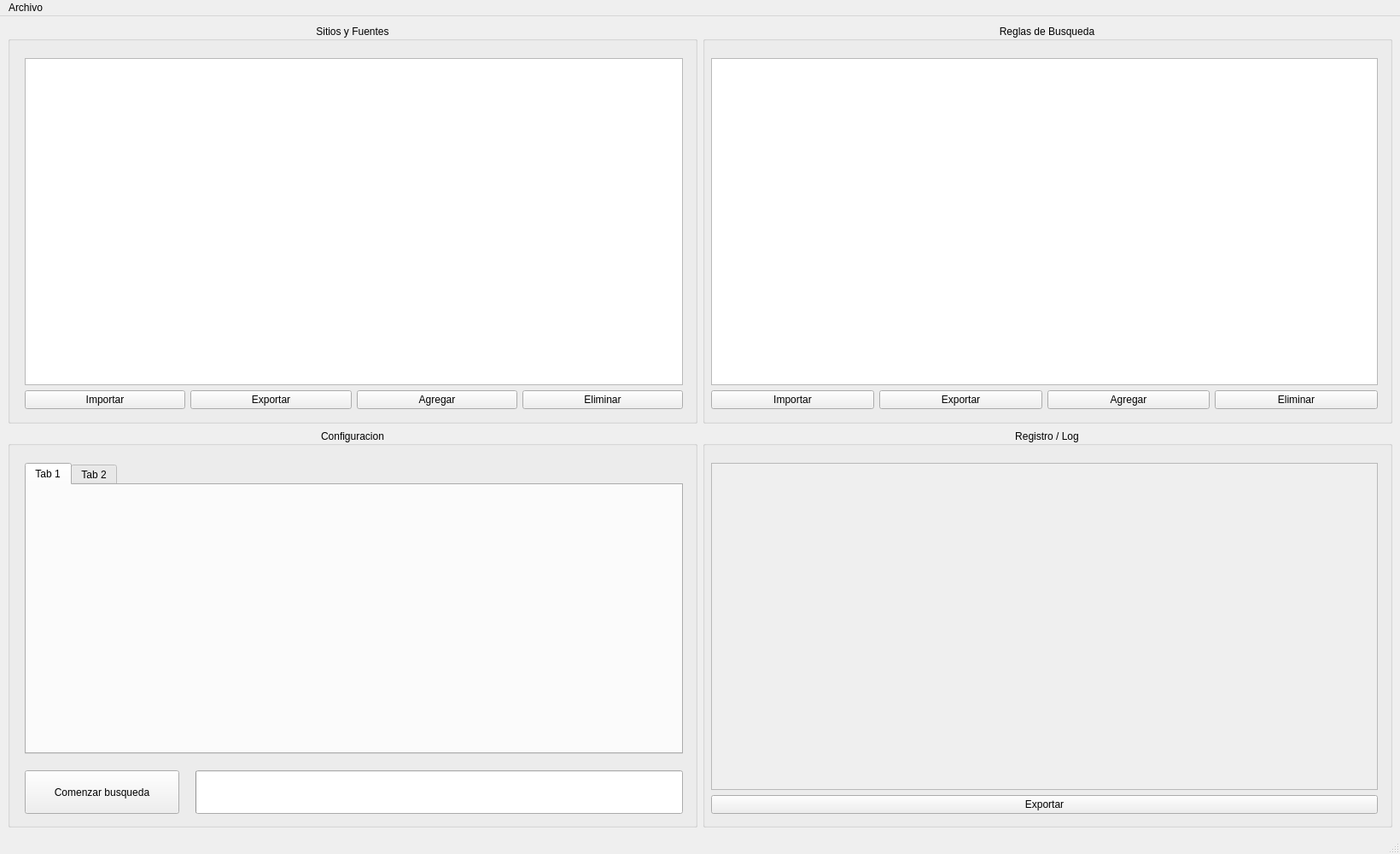
<?xml version="1.0" encoding="UTF-8"?>
<ui version="4.0">
 <class>PanelWindow</class>
 <widget class="QMainWindow" name="PanelWindow">
  <property name="geometry">
   <rect>
    <x>0</x>
    <y>0</y>
    <width>1640</width>
    <height>1000</height>
   </rect>
  </property>
  <property name="sizePolicy">
   <sizepolicy hsizetype="Maximum" vsizetype="Maximum">
    <horstretch>0</horstretch>
    <verstretch>0</verstretch>
   </sizepolicy>
  </property>
  <property name="minimumSize">
   <size>
    <width>1640</width>
    <height>1000</height>
   </size>
  </property>
  <property name="windowTitle">
   <string>Main Panel | SpiderMatch</string>
  </property>
  <property name="windowIcon">
   <iconset>
    <normaloff>../assets/icon_teal.png</normaloff>../assets/icon_teal.png</iconset>
  </property>
  <widget class="QWidget" name="centralwidget">
   <property name="sizePolicy">
    <sizepolicy hsizetype="Expanding" vsizetype="Expanding">
     <horstretch>0</horstretch>
     <verstretch>0</verstretch>
    </sizepolicy>
   </property>
   <property name="minimumSize">
    <size>
     <width>1640</width>
     <height>900</height>
    </size>
   </property>
   <layout class="QGridLayout" name="gridLayout">
    <item row="1" column="0">
     <widget class="QGroupBox" name="config_group_box">
      <property name="sizePolicy">
       <sizepolicy hsizetype="Expanding" vsizetype="Expanding">
        <horstretch>0</horstretch>
        <verstretch>0</verstretch>
       </sizepolicy>
      </property>
      <property name="title">
       <string>Configuracion</string>
      </property>
      <property name="alignment">
       <set>Qt::AlignCenter</set>
      </property>
      <widget class="QTabWidget" name="config_tabs">
       <property name="geometry">
        <rect>
         <x>20</x>
         <y>40</y>
         <width>771</width>
         <height>341</height>
        </rect>
       </property>
       <property name="currentIndex">
        <number>0</number>
       </property>
       <widget class="QWidget" name="generalTab">
        <attribute name="title">
         <string>Tab 1</string>
        </attribute>
       </widget>
       <widget class="QWidget" name="generalTab2">
        <attribute name="title">
         <string>Tab 2</string>
        </attribute>
       </widget>
      </widget>
      <widget class="QPushButton" name="start_search_button">
       <property name="geometry">
        <rect>
         <x>20</x>
         <y>400</y>
         <width>181</width>
         <height>51</height>
        </rect>
       </property>
       <property name="text">
        <string>Comenzar busqueda</string>
       </property>
      </widget>
      <widget class="QProgressBar" name="progress_bar">
       <property name="geometry">
        <rect>
         <x>220</x>
         <y>400</y>
         <width>571</width>
         <height>51</height>
        </rect>
       </property>
      </widget>
     </widget>
    </item>
    <item row="0" column="0">
     <widget class="QGroupBox" name="sites_group_box">
      <property name="sizePolicy">
       <sizepolicy hsizetype="Expanding" vsizetype="Expanding">
        <horstretch>0</horstretch>
        <verstretch>0</verstretch>
       </sizepolicy>
      </property>
      <property name="title">
       <string>Sitios y Fuentes</string>
      </property>
      <property name="alignment">
       <set>Qt::AlignCenter</set>
      </property>
      <widget class="QWidget" name="">
       <property name="geometry">
        <rect>
         <x>20</x>
         <y>40</y>
         <width>771</width>
         <height>411</height>
        </rect>
       </property>
       <layout class="QVBoxLayout" name="verticalLayout">
        <item>
         <widget class="QListView" name="site_list_view"/>
        </item>
        <item>
         <layout class="QHBoxLayout" name="horizontalLayout">
          <item>
           <widget class="QPushButton" name="site_import_button">
            <property name="text">
             <string>Importar</string>
            </property>
           </widget>
          </item>
          <item>
           <widget class="QPushButton" name="site_export_button">
            <property name="text">
             <string>Exportar</string>
            </property>
           </widget>
          </item>
          <item>
           <widget class="QPushButton" name="site_add_button">
            <property name="text">
             <string>Agregar</string>
            </property>
           </widget>
          </item>
          <item>
           <widget class="QPushButton" name="site_delete_button">
            <property name="text">
             <string>Eliminar</string>
            </property>
           </widget>
          </item>
         </layout>
        </item>
       </layout>
      </widget>
     </widget>
    </item>
    <item row="0" column="1">
     <widget class="QGroupBox" name="rules_group_box">
      <property name="sizePolicy">
       <sizepolicy hsizetype="Expanding" vsizetype="Expanding">
        <horstretch>0</horstretch>
        <verstretch>0</verstretch>
       </sizepolicy>
      </property>
      <property name="title">
       <string>Reglas de Busqueda</string>
      </property>
      <property name="alignment">
       <set>Qt::AlignCenter</set>
      </property>
      <widget class="QWidget" name="">
       <property name="geometry">
        <rect>
         <x>10</x>
         <y>40</y>
         <width>781</width>
         <height>411</height>
        </rect>
       </property>
       <layout class="QVBoxLayout" name="verticalLayout_2">
        <item>
         <widget class="QListWidget" name="rule_list_view"/>
        </item>
        <item>
         <layout class="QHBoxLayout" name="horizontalLayout_2">
          <item>
           <widget class="QPushButton" name="rule_import_button">
            <property name="text">
             <string>Importar</string>
            </property>
           </widget>
          </item>
          <item>
           <widget class="QPushButton" name="rule_export_button">
            <property name="text">
             <string>Exportar</string>
            </property>
           </widget>
          </item>
          <item>
           <widget class="QPushButton" name="rule_add_button">
            <property name="text">
             <string>Agregar</string>
            </property>
           </widget>
          </item>
          <item>
           <widget class="QPushButton" name="rule_delete_button">
            <property name="text">
             <string>Eliminar</string>
            </property>
           </widget>
          </item>
         </layout>
        </item>
       </layout>
      </widget>
     </widget>
    </item>
    <item row="1" column="1">
     <widget class="QGroupBox" name="log_group_box">
      <property name="sizePolicy">
       <sizepolicy hsizetype="Expanding" vsizetype="Expanding">
        <horstretch>0</horstretch>
        <verstretch>0</verstretch>
       </sizepolicy>
      </property>
      <property name="title">
       <string>Registro / Log</string>
      </property>
      <property name="alignment">
       <set>Qt::AlignCenter</set>
      </property>
      <widget class="QWidget" name="">
       <property name="geometry">
        <rect>
         <x>10</x>
         <y>40</y>
         <width>781</width>
         <height>411</height>
        </rect>
       </property>
       <layout class="QGridLayout" name="gridLayout_2">
        <item row="1" column="0">
         <widget class="QPushButton" name="pushButton">
          <property name="text">
           <string>Exportar</string>
          </property>
         </widget>
        </item>
        <item row="0" column="0">
         <widget class="QScrollArea" name="log_area">
          <property name="widgetResizable">
           <bool>true</bool>
          </property>
          <widget class="QWidget" name="scrollAreaWidgetContents">
           <property name="geometry">
            <rect>
             <x>0</x>
             <y>0</y>
             <width>777</width>
             <height>379</height>
            </rect>
           </property>
          </widget>
         </widget>
        </item>
       </layout>
      </widget>
     </widget>
    </item>
   </layout>
  </widget>
  <widget class="QMenuBar" name="menubar">
   <property name="geometry">
    <rect>
     <x>0</x>
     <y>0</y>
     <width>1640</width>
     <height>19</height>
    </rect>
   </property>
   <widget class="QMenu" name="menuFile">
    <property name="title">
     <string>Archivo</string>
    </property>
    <addaction name="actionOpen"/>
    <addaction name="actionSave"/>
    <addaction name="actionSave_as"/>
   </widget>
   <addaction name="menuFile"/>
  </widget>
  <widget class="QStatusBar" name="statusbar"/>
  <action name="actionOpen">
   <property name="text">
    <string>Abrir</string>
   </property>
  </action>
  <action name="actionSave">
   <property name="text">
    <string>Guardar</string>
   </property>
  </action>
  <action name="actionSave_as">
   <property name="text">
    <string>Guardar como</string>
   </property>
  </action>
 </widget>
 <resources/>
 <connections/>
</ui>
